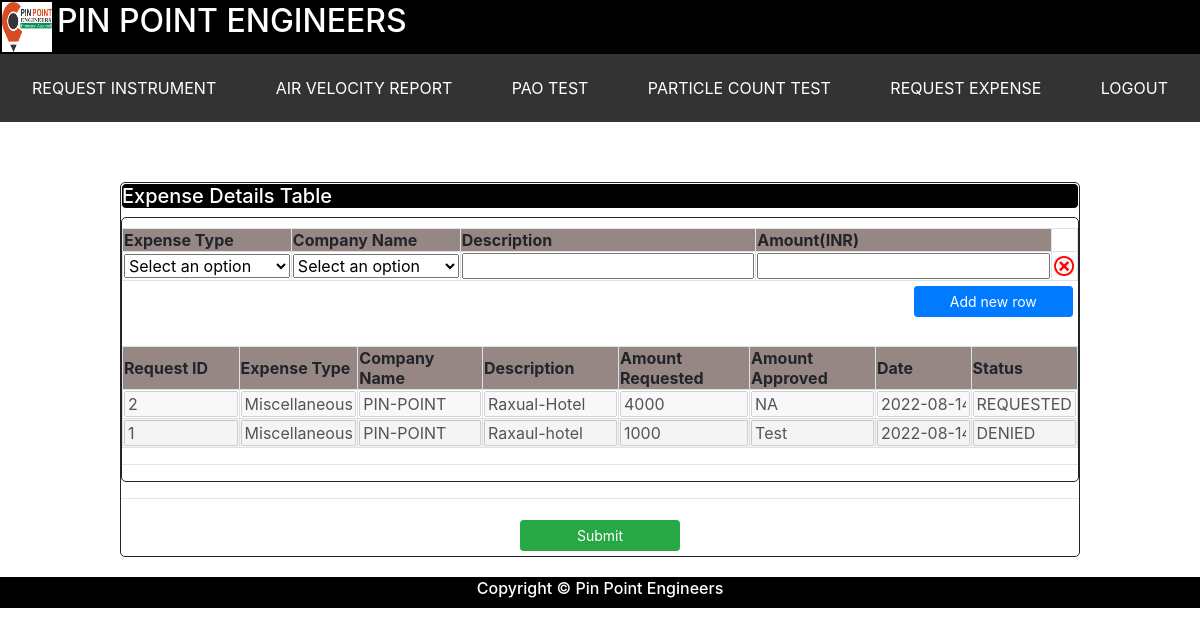
/request_expense (signed in), run on the app's committed database.
### tables this page shows
CREATE TABLE ExpenseMaster        
           (    request_id INTEGER PRIMARY KEY AUTOINCREMENT,
                Expensetype varchar(255),
                company_name varchar(255),
                Description varchar(255),
                Amount_requested varchar(255),
                Amount_approved varchar(255),
                userID varchar(255),
                userName varchar(255),
                date varchar(255),
                STATUS varchar(255),
                updatedBY varchar(255));

### app.py (the view)
@app.route("/request_expense")
def request_expense():
    if 'user' in session:
        session_var     = session['user']
        customer_details  = dbo.get_company_details()
        company_name_list = customer_details.COMPANY_NAME.unique().tolist()
        expense_frame     = dbo.get_expense_sheet_by_user(session_var['user'])
        expense_frame['Description'] = expense_frame['Description'].apply(lambda x : str(x).replace(' ','-'))
        expense_frame['company_name'] = expense_frame['company_name'].apply(lambda x : str(x).replace(' ','-'))
        expense_frame     = expense_frame.to_dict('records')
        session_var = session['user']
        role = session_var["role"]
        return make_response(render_template('ELOGBOOK/request_expense.html',expense_record = expense_frame,company_list=company_name_list,role = role),200)
    return make_response(render_template('LOGIN_PAGE/login.html'),200)

### db_dervices.py (called while the page is built)
    def get_company_details(self):
        try:
            stmt = "SELECT * from company_details "
            cursor = self.conn.execute(stmt)
            company_list = []
            for row in cursor:
                company_list.append(list(row))
            company_frame = pd.DataFrame(company_list,columns = ['COMPANY_NAME', 'ADDRESS', 'REPORT_NUMBER'])
            return company_frame
        except Exception as e:
            return e

    def get_expense_sheet_by_user(self,userid):
            stmt = "SELECT * from ExpenseMaster where userid='{}' ORDER BY STATUS DESC ".format(userid)
            cursor = self.conn.execute(stmt)
            expense_list = []
            for row in cursor:
                expense_list.append(list(row))
            expense_frame = pd.DataFrame(expense_list,columns = ['request_id','Expensetype' ,'company_name','Description' ,
                       'Amount_requested' , 'Amount_approved' ,'userID',
                       'userName','date','STATUS','updatedBY'])
            expense_frame = expense_frame[['request_id','Expensetype' ,'company_name','Description' ,
                                          'Amount_requested','Amount_approved','date','STATUS','updatedBY']]
            return expense_frame

### templates/ELOGBOOK/request_expense.html (shortened to what this page needs)
<html>
<head>
	<link rel="stylesheet" type="text/css" href="static/css/bootstrap.min.css">
	<link rel="stylesheet" type="text/css" href="static/css/styles.css">
</head>
<body>
<my-header></my-header>
	<div id="frame_container">
		<h5 id = "container_header">Expense Details Table</h5>
		<div id="data_frame">
			<div class="frame">
				<div class="sections">
					<table class="code_tbl table-striped table-bordered">
					<tr>
					    <th>Expense Type</th>
						<th>Company Name</th>
						<th>Description</th>
						<th>Amount(INR)</th>
					</tr>
					<tr>
						<td>
						<select class="textfield" name="Expensetype" id="Expensetype" style="width:100%">
						<option value="" selected>Select an option</option>
						</select>
						</td>
					<td>
						<select class="textfield" name="company_name" id="company_name" style="width:100%">
						<option value="" selected>Select an option</option>
						</select>
						</td>
					<td><input type="text" name="Description" class="textfield" ></td>
					<td><input type="number" name="Amount" class="textfield" ></td>
                    <td class="del_row"><img src = "static/images/delete.png" class="del_row_img" onclick="delete_row(this)"></td>
					</tr>
					</table>
					<div class="add_row_button">
					<button id="add_row1" type="button" class="btn btn-sm btn-primary col-sm-2 btn_row" onclick="add_row(this)">Add new row</button>
					</div>
					<br>
					<table class="code_tbl table-striped table-bordered" id="EXPENSETABLE" name="EXPENSETABLE">
						<tr>
						    <th>Request ID</th>
						    <th>Expense Type</th>
							<th>Company Name</th>
							<th>Description</th>
							<th>Amount Requested</th>
							<th>Amount Approved</th>
							<th>Date</th>
							<th>Status</th>
						</tr>
						<tr>
						{% for expense_entry in expense_record %}
							<td><input type="text" name="request_id" value={{expense_entry.request_id}} class="textfield" disabled></td>
							<td><input type="text" name="Expensetype" value={{expense_entry.Expensetype}} class="textfield" disabled></td>
							<td><input type="text" name="company_name" value={{expense_entry.company_name}} class="textfield" disabled></td>
							<td><input type="text" name="Description" value={{expense_entry.Description}} class="textfield" disabled></td>
							<td><input type="text" name="Amount_requested" value={{expense_entry.Amount_requested}} class="textfield" disabled></td>
							<td><input type="text" name="Amount_approved" value={{expense_entry.Amount_approved}} class="textfield" disabled></td>
							<td><input type="text" name="date" value={{expense_entry.date}} class="textfield" disabled></td>
							<td><input type="text" name="STATUS" value={{expense_entry.STATUS}} class="textfield" disabled></td>
							</tr>
						{% endfor %}
					</table>
					<hr size="10">
				</div>
			</div>
		</div>
		<hr size="10">
		<div id="action_row">
			<button id="submit_button" type="submit" class="btn btn-sm btn-success col-sm-2" onclick="submit_request_expense()">Submit</button>
		</div>
	</div>
<my-footer></my-footer>
</body>
</html>

### static/css/styles.css (style rules this page uses)
#frame_container { margin-top:5%; margin-left:10%; margin-right:10%; border-style: solid; border-width: 1px; border-radius: 5px; }
#container_header { border-style: solid; border-width: 1px; border-radius: 5px; background-color:#000000; color:#ffffff; display: flex; flex-wrap: wrap; }
#data_frame { width:100%; display:block; }
.frame { border-style: solid; border-width: 1px; border-radius: 5px; }
table { width:100%; }
.sections { padding-top:10px; }
th { background-color:#968784; }
.add_row_button { width:100%; text-align:right; }
input { width:100%; }
#action_row { width:100%; text-align:center; display:block; }
button { margin:5px; }
.del_row { text-align:center; }
.del_row_img { width:20px; height:20px; }

### data on the page
ExpenseMaster: request_id "2", Expensetype "Miscellaneous", company_name "PIN-POINT", Description "Raxual-Hotel", Amount_requested "4000", Amount_approved "NA", STATUS "REQUESTED"
ExpenseMaster: request_id "1", Expensetype "Miscellaneous", company_name "PIN-POINT", Description "Raxaul-hotel", Amount_requested "1000", Amount_approved "Test", STATUS "DENIED"
